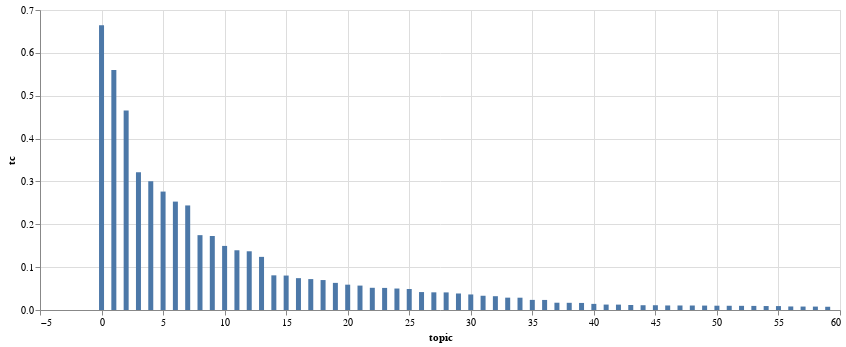

This figure's notebook cell:
### Code cell
import altair as alt
chart=alt.Chart(tc_df).mark_bar().encode(x='topic',y='tc',tooltip=tc_df.columns.tolist()).properties(
    width=800)
chart

### Figure 1 — Vega-Lite specification as saved in the notebook (floating-point values rounded to 4 significant figures)
{"config": {"view": {"continuousWidth": 400, "continuousHeight": 300}}, "data": {"name": "data-3ce031d01c3fb7d01b896ed45ee6d5c1"}, "mark": "bar", "encoding": {"tooltip": [{"type": "quantitative", "field": "topic"}, {"type": "quantitative", "field": "tc"}], "x": {"type": "quantitative", "field": "topic"}, "y": {"type": "quantitative", "field": "tc"}}, "width": 800, "$schema": "https://vega.github.io/schema/vega-lite/v4.8.1.json", "datasets": {"data-3ce031d01c3fb7d01b896ed45ee6d5c1": [{"topic": 0, "tc": 0.6643}, {"topic": 1, "tc": 0.5598}, {"topic": 2, "tc": 0.4658}, {"topic": 3, "tc": 0.3212}, {"topic": 4, "tc": 0.3005}, {"topic": 5, "tc": 0.2763}, {"topic": 6, "tc": 0.2529}, {"topic": 7, "tc": 0.244}, {"topic": 8, "tc": 0.1746}, {"topic": 9, "tc": 0.1727}, {"topic": 10, "tc": 0.1495}, {"topic": 11, "tc": 0.1394}, {"topic": 12, "tc": 0.137}, {"topic": 13, "tc": 0.124}, {"topic": 14, "tc": 0.08088}, {"topic": 15, "tc": 0.08039}, {"topic": 16, "tc": 0.07431}, {"topic": 17, "tc": 0.07213}, {"topic": 18, "tc": 0.06987}, {"topic": 19, "tc": 0.06329}, {"topic": 20, "tc": 0.05909}, {"topic": 21, "tc": 0.05695}, {"topic": 22, "tc": 0.05182}, {"topic": 23, "tc": 0.05155}, {"topic": 24, "tc": 0.05011}, {"topic": 25, "tc": 0.04901}, {"topic": 26, "tc": 0.04184}, {"topic": 27, "tc": 0.04123}, {"topic": 28, "tc": 0.04106}, {"topic": 29, "tc": 0.03852}, {"topic": 30, "tc": 0.03626}, {"topic": 31, "tc": 0.03324}, {"topic": 32, "tc": 0.0322}, {"topic": 33, "tc": 0.02881}, {"topic": 34, "tc": 0.0287}, {"topic": 35, "tc": 0.02359}, {"topic": 36, "tc": 0.02348}, {"topic": 37, "tc": 0.01699}, {"topic": 38, "tc": 0.01678}, {"topic": 39, "tc": 0.01649}, {"topic": 40, "tc": 0.01427}, {"topic": 41, "tc": 0.01267}, {"topic": 42, "tc": 0.01256}, {"topic": 43, "tc": 0.01164}, {"topic": 44, "tc": 0.01114}, {"topic": 45, "tc": 0.01112}, {"topic": 46, "tc": 0.01057}, {"topic": 47, "tc": 0.01053}, {"topic": 48, "tc": 0.01047}, {"topic": 49, "tc": 0.01031}, {"topic": 50, "tc": 0.01005}, {"topic": 51, "tc": 0.00987}, {"topic": 52, "tc": 0.009735}, {"topic": 53, "tc": 0.009568}, {"topic": 54, "tc": 0.009233}, {"topic": 55, "tc": 0.009163}, {"topic": 56, "tc": 0.008266}, {"topic": 57, "tc": 0.00804}, {"topic": 58, "tc": 0.007967}, {"topic": 59, "tc": 0.007574}]}}
